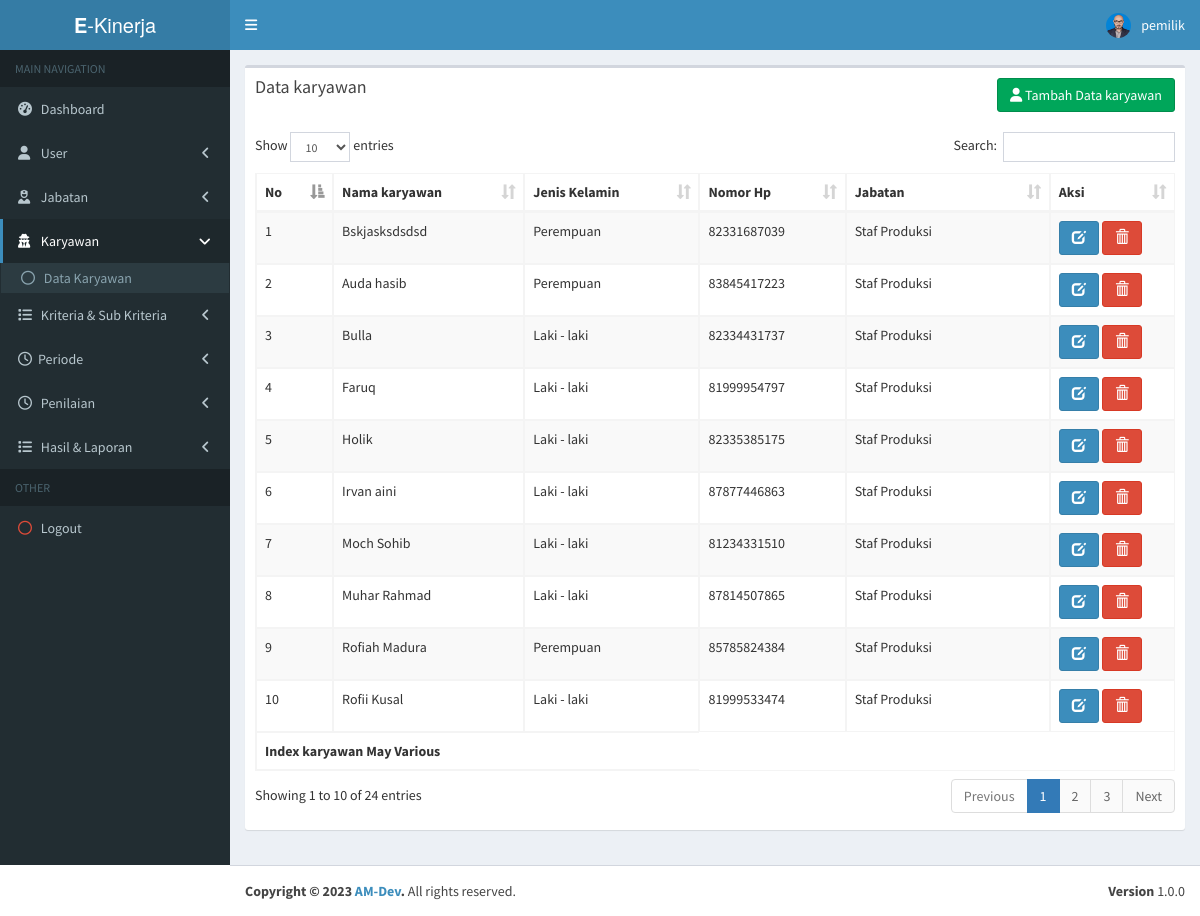
Screenshot of /index.php?p=karyawan (signed in) with the database file from the repository.
### tables this page shows
CREATE TABLE `karyawan` (
  `id` int NOT NULL,
  `nama` varchar(125) NOT NULL,
  `jenis_kelamin` varchar(255) DEFAULT NULL,
  `no_hp` varchar(255) DEFAULT NULL,
  `jabatan` varchar(255) DEFAULT NULL
);

### page/karyawan/index.php (the view, shortened to what this page needs)
<div class="row">
  <div class="col-xs-12">
    <div class="box">
      <div class="box-header">
        <h3 class="box-title">Data karyawan </h3>
        <h3 class="box-title pull-right">
          <?php if ($_SESSION['logged'] == 1): ?>
            <a href="?p=karyawan&act=create" class="btn btn-success"><i class="fa fa-user"></i> Tambah Data karyawan</a>
          <?php endif; ?>
        </h3>
      </div>
      <div class="box-body">
        <table id="example1" class="table table-bordered table-striped">
          <thead>
            <tr>
              <th>No</th>
              <th>Nama karyawan</th>
              <th>Jenis Kelamin</th>
              <th>Nomor Hp</th>
              <th>Jabatan</th>
              <th>Aksi</th>
            </tr>
          </thead>
          <tbody>
            <?php
            $no = 1;
            if ($_SESSION['logged'] == 1) {
              $sql = "select * from karyawan";
            }
            $query = mysqli_query($con, $sql);
            while ($row = mysqli_fetch_assoc($query)):
            ?>
              <tr>
                <td><?= $no++ ?></td>
                <td><?= $row['nama'] ?></td>
                <td><?= $row['jenis_kelamin'] ?></td>
                <td><?= $row['no_hp'] ?></td>
                <td><?= $row['jabatan'] ?></td>
                <td>
                  <a href="index.php?p=karyawan&act=edit&id=<?= $row['id'] ?>" class="btn btn-primary" data-toggle="tooltip" data-placement="top" title="Edit"><i class="glyphicon glyphicon-edit"></i></a>
                  <button value="<?= $row['id']." ".$row['jabatan'] ?>" class="btn btn-danger karyawandel"><i class="glyphicon glyphicon-trash" data-toggle="tooltip" data-placement="top" title="Hapus"></i></button>
                </td>
              </tr>
            <?php endwhile; ?>
          </tbody>
          <tfoot>
            <tr>
              <th colspan="3">Index karyawan May Various</th>
            </tr>
          </tfoot>
        </table>
      </div>
    </div>
  </div>
</div>

### index.php (shortened to what this page needs)
<?php
include 'config/connection.php';
?>
<!DOCTYPE html>
<html>
<head>
  <link rel="stylesheet" href="assets/bootstrap/css/bootstrap.min.css">
  <link rel="stylesheet" href="https://cdnjs.cloudflare.com/ajax/libs/font-awesome/4.5.0/css/font-awesome.min.css">
  <link rel="stylesheet" href="https://cdnjs.cloudflare.com/ajax/libs/ionicons/2.0.1/css/ionicons.min.css">
  <link rel="stylesheet" href="assets/plugins/datatables/dataTables.bootstrap.css">
  <link rel="stylesheet" href="assets/dist/css/AdminLTE.min.css">
  <link rel="stylesheet" href="assets/dist/css/skins/_all-skins.min.css">
  <link rel="stylesheet" href="assets/css/style.css">
  <link rel="stylesheet" href="https://cdn.jsdelivr.net/npm/toastify-js/src/toastify.min.css">
</head>
<body class="hold-transition skin-blue sidebar-mini">
  <div class="wrapper">
    <header class="main-header">
      <a href="index.php" class="logo">
        <span class="logo-lg"><b>E</b>-Kinerja</span>
      </a>
      <nav class="navbar navbar-static-top">
        <a href="#" class="sidebar-toggle" data-toggle="offcanvas" role="button">
        </a>
        <div class="navbar-custom-menu">
          <ul class="nav navbar-nav">
            <?php if (@$_SESSION['logged'] == 2 || @$_SESSION['logged'] == 1 || @$_SESSION['logged'] == 3 || @$_SESSION['logged'] == 4): ?>
              <li class="dropdown user user-menu">
                <a href="#" class="dropdown-toggle" data-toggle="dropdown" id="dropdownMenu">
                  <img src="assets/img/user.jpg" class="user-image" alt="User Image">
                  <span class="hidden-xs"><?= $_SESSION['name'] ?></span>
                </a>
              </li>
            <?php endif ?>
          </ul>
        </div>
      </nav>
    </header>
    <aside class="main-sidebar">
      <section class="sidebar">
        <ul class="sidebar-menu">
          <li class="header">MAIN NAVIGATION</li>
          <li class="<?= (@$_GET['p'] == '') ? 'active' : '' ?>">
            <a href="index.php">
              <i class="fa fa-dashboard"></i> <span>Dashboard</span>
            </a>
          </li>
          <?php if ($_SESSION['logged'] == 1): ?>
            <li class="treeview <?= (@$_GET['p'] == 'user') ? 'active' : '' ?>">
              <a href="#">
                <i class="fa fa-user"></i> <span>User</span>
                <span class="pull-right-container">
                  <i class="fa fa-angle-left pull-right"></i>
                </span>
              </a>
            </li>
            <li class="treeview <?= (@$_GET['p'] == 'jabatan') ? 'active' : '' ?>">
              <a href="#">
                <i class="fa fa-solid fa-user-nurse"></i> <span>Jabatan</span>
                <span class="pull-right-container">
                  <i class="fa fa-angle-left pull-right"></i>
                </span>
              </a>
            </li>
            <li class="treeview <?= (@$_GET['p'] == 'karyawan') ? 'active' : '' ?>">
              <a href="#">
                <i class="fa fa-user-secret"></i> <span>Karyawan</span>
                <span class="pull-right-container">
                  <i class="fa fa-angle-left pull-right"></i>
                </span>
              </a>
              <ul class="treeview-menu">
                <li><a href="?p=karyawan"><i class="fa fa-circle-o"></i> Data Karyawan</a></li>
              </ul>
            </li>
          <?php endif; ?>
          <?php if ($_SESSION['logged'] == 1): ?>
            <li class="treeview <?= (@$_GET['p'] == 'criteria') ? 'active' : '' ?>">
              <a href="#">
                <i class="fa fa-list"></i> <span>Kriteria & Sub Kriteria</span>
                <span class="pull-right-container">
                  <i class="fa fa-angle-left pull-right"></i>
                </span>
              </a>
            </li>
          <?php endif; ?>
          <?php if (@$_SESSION['logged'] == 1): ?>
            <li class="treeview <?= (@$_GET['p'] == 'periode') ? 'active' : '' ?>">
              <a href="">
                <i class="fa fa-clock-o"></i><span>Periode</span>
                <span class="pull-right-container">
                  <i class="fa fa-angle-left pull-right"></i>
                </span>
              </a>
            </li>
            <li class="treeview <?= (@$_GET['p'] == 'penilaian') ? 'active' : '' ?>">
              <a href="#">
                <i class="fa fa-clock-o"></i> <span>Penilaian</span>
                <span class="pull-right-container">
                  <i class="fa fa-angle-left pull-right"></i>
                </span>
              </a>
            </li>
          <?php endif; ?>
          <?php if ($_SESSION['logged'] == 1): ?>
            <li class="treeview <?= (@$_GET['p'] == 'laporan') ? 'active' : '' ?>">
              <a href="#">
                <i class="fa fa-list"></i> <span>Hasil & Laporan</span>
                <span class="pull-right-container">
                  <i class="fa fa-angle-left pull-right"></i>
                </span>
              </a>
            </li>
          <?php endif ?>
          <?php if (@$_SESSION['logged'] == true): ?>
            <li class="header">OTHER</li>
            <li><a href="?logout"><i class="fa fa-circle-o text-red"></i> <span>Logout</span></a></li>
          <?php endif; ?>
        </ul>
      </section>
    </aside>
    <div class="content-wrapper">
      <section class="content">
        <?php
        $page = @$_GET['p'];
        $action = @$_GET['act'];
        switch ($page) {
          case 'karyawan':
            if ($action == "create") {
              include 'page/karyawan/create.php';
            } else if ($action == "edit") {
              include 'page/karyawan/edit.php';
            } else {
              include 'page/karyawan/index.php';
            }
            break;
        }
        ?>
      </section>
    </div>
  </div>
  <footer class="main-footer">
    <div class="pull-right hidden-xs">
      <b>Version</b> 1.0.0
    </div>
    <strong>Copyright &copy; 2023 <a href="https://wa.me/628179851011">AM-Dev</a>.</strong> All rights
    reserved.
  </footer>
</body>
</html>

### index.php (style rules this page uses)
.wrapper { height: 90%; }

### rows the page displays
karyawan: nama "Bskjasksdsdsd", jenis_kelamin "Perempuan", no_hp "82331687039", jabatan "Staf Produksi"
karyawan: nama "Auda hasib", jenis_kelamin "Perempuan", no_hp "83845417223", jabatan "Staf Produksi"
karyawan: nama "Bulla", jenis_kelamin "Laki - laki", no_hp "82334431737", jabatan "Staf Produksi"
karyawan: nama "Faruq", jenis_kelamin "Laki - laki", no_hp "81999954797", jabatan "Staf Produksi"
karyawan: nama "Holik", jenis_kelamin "Laki - laki", no_hp "82335385175", jabatan "Staf Produksi"
karyawan: nama "Irvan aini", jenis_kelamin "Laki - laki", no_hp "87877446863", jabatan "Staf Produksi"
karyawan: nama "Moch Sohib", jenis_kelamin "Laki - laki", no_hp "81234331510", jabatan "Staf Produksi"
karyawan: nama "Muhar Rahmad", jenis_kelamin "Laki - laki", no_hp "87814507865", jabatan "Staf Produksi"
karyawan: nama "Rofiah Madura", jenis_kelamin "Perempuan", no_hp "85785824384", jabatan "Staf Produksi"
karyawan: nama "Rofii Kusal", jenis_kelamin "Laki - laki", no_hp "81999533474", jabatan "Staf Produksi"

### other values shown
$_SESSION['name'] "pemilik"
